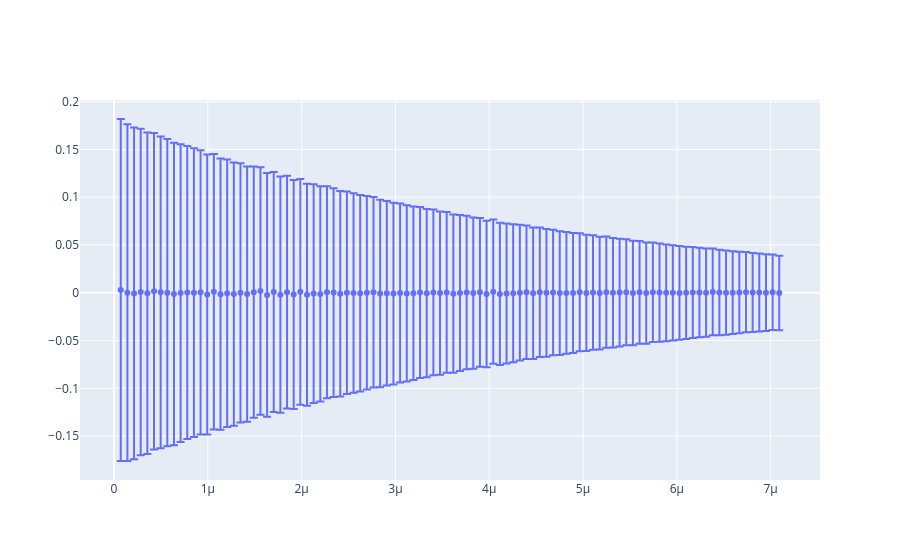

Notebook source saved alongside this figure:
### Code cell
res = count/len(data_refact) - y_fit

fig = go.Figure()
fig.add_trace(go.Scatter(x=x_fit, y=res, mode='markers', error_y=dict(array=np.sqrt(y_fit)), name='residuals'))
print(np.sqrt(y_fit))
fig.show()
